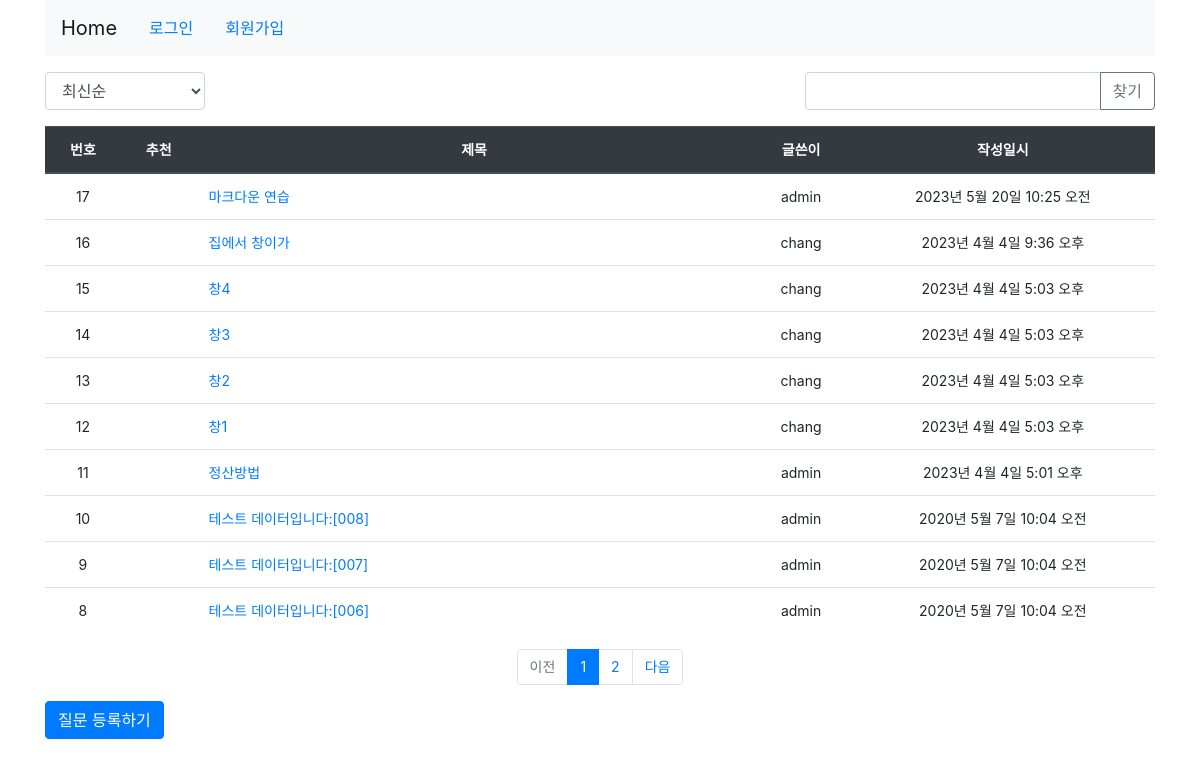
Screenshot of /pybo/ with the database file from the repository.
### pybo/models.py (models this page shows, shortened)
class Question(models.Model):
    author = models.ForeignKey(User, on_delete=models.CASCADE, related_name='author_question')
    subject = models.CharField(max_length=200)
    content = models.TextField()
    create_date = models.DateTimeField()
    modify_date = models.DateTimeField(null=True, blank=True)
    voter = models.ManyToManyField(User, related_name='voter_question')

### pybo/views/base_views.py (the view, shortened to what this page needs)
# urls.py: path('', base_views.index, name='index'),  # '/' 에 해당되는 path
def index(request):
    page = request.GET.get('page', '1')  # 페이지
    kw = request.GET.get('kw', '')  # 검색어
    so = request.GET.get('so', 'recent')  # 정렬기준
    if so == 'recommend':
        question_list = Question.objects.annotate(num_voter=Count('voter')).order_by('-num_voter', '-create_date')
    elif so == 'popular':
        question_list = Question.objects.annotate(num_answer=Count('answer')).order_by('-num_answer', '-create_date')
    else:  # recent
        question_list = Question.objects.order_by('-create_date')
    paginator = Paginator(question_list, 10)  # 페이지당 10개씩 보여주기
    page_obj = paginator.get_page(page)
    context = {'question_list': page_obj, 'page': page, 'kw': kw, 'so': so}  # <------ so 추가
    return render(request, 'pybo/question_list.html', context)

### pybo/templatetags/pybo_filter.py (called while the page is built)
@register.filter
def sub(value, arg):
    return value - arg

### templates/pybo/question_list.html (shortened to what this page needs)
{% extends 'base.html' %}
{% load pybo_filter %}
{% block content %}
<div class="container my-3" style="font-size:14px;">
    <div class="row justify-content-between my-3">
        <div class="col-2">
            <select class="form-control so">
                <option value="recent" {% if so == 'recent' %}selected{% endif %}>최신순</option>
            </select>
        </div>
        <div class="col-4 input-group">
            <input type="text" class="form-control kw" value="{{ kw|default_if_none:'' }}">
            <div class="input-group-append">
                <button class="btn btn-outline-secondary" type="button" id="btn_search">찾기</button>
            </div>
        </div>
    </div>
    <table class="table">
        <thead>
        <tr class="text-center thead-dark">
            <th>번호</th>
            <th>추천</th>
            <th style="width:50%">제목</th>
            <th>글쓴이</th>
            <th>작성일시</th>
        </tr>
        </thead>
        <tbody>
        {% if question_list %}
        {% for question in question_list %}
        <tr class="text-center">
            <td>
                {{ question_list.paginator.count|sub:question_list.start_index|sub:forloop.counter0|add:1 }}
            </td>
            <td>
            </td>
            <td class="text-left">
                <a href="{% url 'pybo:detail' question.id %}">{{ question.subject }}</a>
            </td>
            <td>{{ question.author.username }}</td>
            <td>{{ question.create_date }}</td>
        </tr>
        {% endfor %}
        {% else %}
        <tr>
            <td colspan="3">질문이 없습니다.</td>
        </tr>
        {% endif %}
        </tbody>
    </table>
    <ul class="pagination justify-content-center">
        {% if question_list.has_previous %}
        <li class="page-item">
            <a class="page-link" data-page="{{ question_list.previous_page_number }}" href="#">이전</a>
        </li>
        {% else %}
        <li class="page-item disabled">
            <a class="page-link" tabindex="-1" aria-disabled="true" href="#">이전</a>
        </li>
        {% endif %}
        {% for page_number in question_list.paginator.page_range %}
        {% if page_number >= question_list.number|add:-5 and page_number <= question_list.number|add:5 %}
            {% if page_number == question_list.number %}
            <li class="page-item active" aria-current="page">
                <a class="page-link" data-page="{{ page_number }}" href="#">{{ page_number }}</a>
            </li>
            {% else %}
            <li class="page-item">
                <a class="page-link" data-page="{{ page_number }}" href="#">{{ page_number }}</a>
            </li>
            {% endif %}
        {% endif %}
        {% endfor %}
        {% if question_list.has_next %}
        <li class="page-item">
            <a class="page-link" data-page="{{ question_list.next_page_number }}" href="#">다음</a>
        </li>
        {% else %}
        <li class="page-item disabled">
            <a class="page-link" tabindex="-1" aria-disabled="true" href="#">다음</a>
        </li>
        {% endif %}
    </ul>
    <a href="{% url 'pybo:question_create' %}" class="btn btn-primary">질문 등록하기</a>
</div>
{% endblock %}

### templates/base.html (shortened to what this page needs)
{% load static %}
<!doctype html>
<html lang="ko">
<head>
    <link rel="stylesheet" type="text/css" href="{% static 'bootstrap.min.css' %}">
    <link rel="stylesheet" type="text/css" href="{% static 'style.css' %}">
</head>
<body>
{% include "navbar.html" %}
{% block content %}
{% endblock %}
</body>
</html>

### templates/navbar.html
<header class="header clearfix">
    <div class="container">
        <nav class="navbar navbar-expand-lg navbar-light bg-light">
            <a class="navbar-brand" href="{% url 'pybo:index' %}">Home</a>
            <ul class="nav">
                {% if user.is_authenticated %}
                <li class="nav-item"><a href="{% url 'common:logout' %}" class="nav-link">Welcome, {{user.get_username}}(로그아웃)</a></li>
                <li class="nav-item"><a href="/" class="active nav-link ">게시판</a></li>
                <li class="nav-item"><a href="{% url 'ahome:apply_base' %}" class="nav-link">청약홈자료</a></li>
                <li class="nav-item"><a href="{% url 'ahome:ibju_list' %}" class="nav-link">입주예정</a></li>
                <li class="nav-item"><a href="{% url 'ahome:pj_list' %}" class="nav-link">사업관리</a></li>
                {% else %}
                <li class="nav-item"><a href="{% url 'common:login' %}" class="nav-link">로그인</a></li>
                <li class="nav-item"><a href="{% url 'common:signup' %}" class="nav-link">회원가입</a></li>
                {% endif %}
            </ul>
        </nav>
    </div>
</header>

### rows the page displays
Question: paginator.count|sub "17", subject "마크다운 연습", author.username "admin", create_date "2023년 5월 20일 10:25 오전"
Question: paginator.count|sub "16", subject "집에서 창이가", author.username "chang", create_date "2023년 4월 4일 9:36 오후"
Question: paginator.count|sub "15", subject "창4", author.username "chang", create_date "2023년 4월 4일 5:03 오후"
Question: paginator.count|sub "14", subject "창3", author.username "chang", create_date "2023년 4월 4일 5:03 오후"
Question: paginator.count|sub "13", subject "창2", author.username "chang", create_date "2023년 4월 4일 5:03 오후"
Question: paginator.count|sub "12", subject "창1", author.username "chang", create_date "2023년 4월 4일 5:03 오후"
Question: paginator.count|sub "11", subject "정산방법", author.username "admin", create_date "2023년 4월 4일 5:01 오후"
Question: paginator.count|sub "10", subject "테스트 데이터입니다:[008]", author.username "admin", create_date "2020년 5월 7일 10:04 오전"
Question: paginator.count|sub "9", subject "테스트 데이터입니다:[007]", author.username "admin", create_date "2020년 5월 7일 10:04 오전"
Question: paginator.count|sub "8", subject "테스트 데이터입니다:[006]", author.username "admin", create_date "2020년 5월 7일 10:04 오전"

### other values shown
{{ page_number }} "1"
{{ page_number }} "2"
